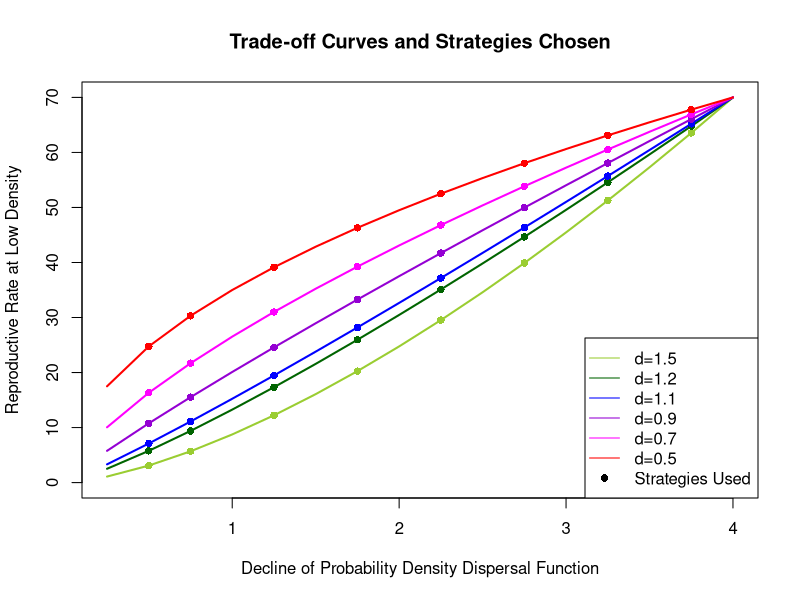

Source code (R):
#Trade-off Curves

#no trade off, only m varies
m<-seq(from=0.25,to=4,by=0.25)
mp<-c(0.5,0.75,1.25,1.75,2.25,2.75,3.25,3.75)
lambdas0<-35

#No trade-off, m and lambda are positively correlated
lambdasp<- 24*m^-0.7

#Trade-off, linear correlation
lambdas1<-70*(m/4)

#Trade-off, non-monotonic
lambdas05<-70*(m/4)^0.5
lambdas05p<-c(24.75,30.31,39.13,46.3,52.5,58.04,63.1,67.78)

#Trade-off, non-monotonic
lambdas07<-70*(m/4)^0.7
lambdas07p<-c(16.33,21.69,31,39.24,46.79,53.85,60.53,66.91)

#Trade-off, non-monotonic
lambdas09<-70*(m/4)^0.9
lambdas09p<-c(10.77,15.52,24.57,33.26,41.71,49.96,58.07,66.05)

#Trade-off, monotonic
lambdas11<-70*(m/4)^1.1
lambdas11p<-c(7.11,11.1,19.47,28.2,37.17,46.36,55.71,65.2)

#Trade-off, monotonic
lambdas12<-70*(m/4)^1.2
lambdas12p<-c(5.77,9.39,17.33,25.96,35.09,44.65,54.56,64.78)

#Trade-off, monotonic
lambdas15<-70*(m/4)^1.5
lambdas15p<-c(3.09,5.68,12.23,20.26,29.53,39.90,51.27,63.54)

plot(lambdas15~m, ylim=c(0,70),main="Trade-off Curves and Strategies Chosen",
     xlab="Decline of Probability Density Dispersal Function",
     ylab="Reproductive Rate at Low Density",type="l",lwd=2,col="yellowgreen")
lines(x=m,y=lambdas12,lwd=2,col="darkgreen")
lines(x=m,y=lambdas11,lwd=2,col="blue")
lines(x=m,y=lambdas09,lwd=2,col="darkviolet")
lines(x=m,y=lambdas07,lwd=2,col="magenta")
lines(x=m,y=lambdas05,lwd=2,col="red")
points(x=mp,y=lambdas15p,pch=16,col="yellowgreen")
points(x=mp,y=lambdas12p,pch=16,col="darkgreen")
points(x=mp,y=lambdas11p,pch=16,col="blue")
points(x=mp,y=lambdas09p,pch=16,col="darkviolet")
points(x=mp,y=lambdas07p,pch=16,col="magenta")
points(x=mp,y=lambdas05p,pch=16,col="red")
legend(x="bottomright",
       col=c("yellowgreen","darkgreen","blue","darkviolet","magenta","red","black"), 
       legend=c("d=1.5","d=1.2","d=1.1","d=0.9","d=0.7","d=0.5", "Strategies Used"),
       lty=c(1,1,1,1,1,1,NA), pch=c(NA,NA,NA,NA,NA,NA,16))

